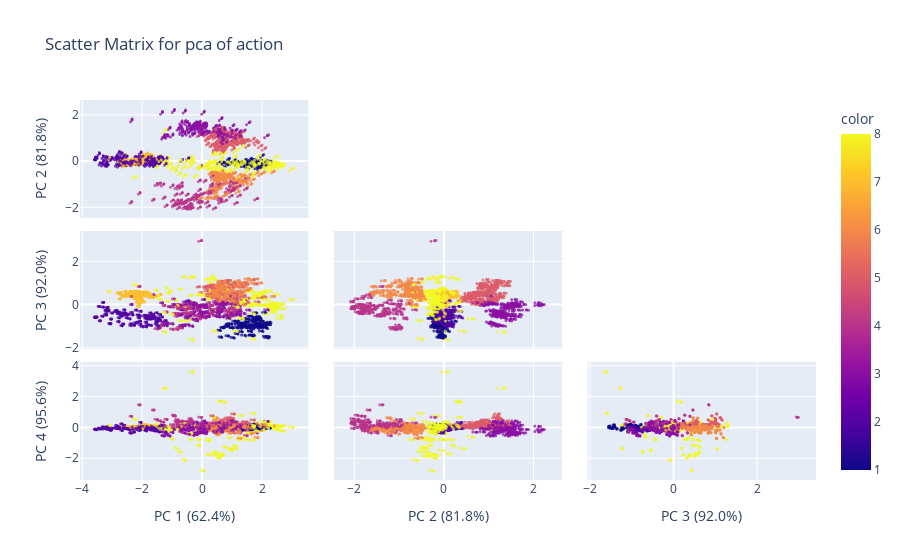

This figure's notebook cell:
### Markdown cell above
### Scatter matrix of components

### Code cell
scatter_matrix(df_move_normalize_filter, "action", *X_move.columns)

### Figure 1 — Plotly figure (JSON) as saved in the notebook; plotly's stock layout.template omitted (floating-point values rounded to 4 significant figures; data arrays with more than 128 entries replaced by an {"elided": "..."} marker saying what was removed)
{"data": [{"dimensions": [{"axis": {"matches": true}, "label": "PC 1 (62.4%)", "values": {"elided": "3700 float values"}}, {"axis": {"matches": true}, "label": "PC 2 (81.8%)", "values": {"elided": "3700 float values"}}, {"axis": {"matches": true}, "label": "PC 3 (92.0%)", "values": {"elided": "3700 float values"}}, {"axis": {"matches": true}, "label": "PC 4 (95.6%)", "values": {"elided": "3700 float values"}}], "hovertemplate": "%{xaxis.title.text}=%{x}<br>%{yaxis.title.text}=%{y}<br>color=%{marker.color}<extra></extra>", "legendgroup": "", "marker": {"color": {"elided": "3700 float values"}, "coloraxis": "coloraxis", "symbol": "circle", "opacity": 0.7, "size": 3}, "name": "", "showlegend": false, "type": "splom", "diagonal": {"visible": false}, "showlowerhalf": true, "showupperhalf": false}], "layout": {"coloraxis": {"colorbar": {"title": {"text": "color"}}, "colorscale": [[0.0, "#0d0887"], [0.1111, "#46039f"], [0.2222, "#7201a8"], [0.3333, "#9c179e"], [0.4444, "#bd3786"], [0.5556, "#d8576b"], [0.6667, "#ed7953"], [0.7778, "#fb9f3a"], [0.8889, "#fdca26"], [1.0, "#f0f921"]]}, "legend": {"tracegroupgap": 0}, "title": {"text": "Scatter Matrix for pca of action"}, "dragmode": "select"}}
